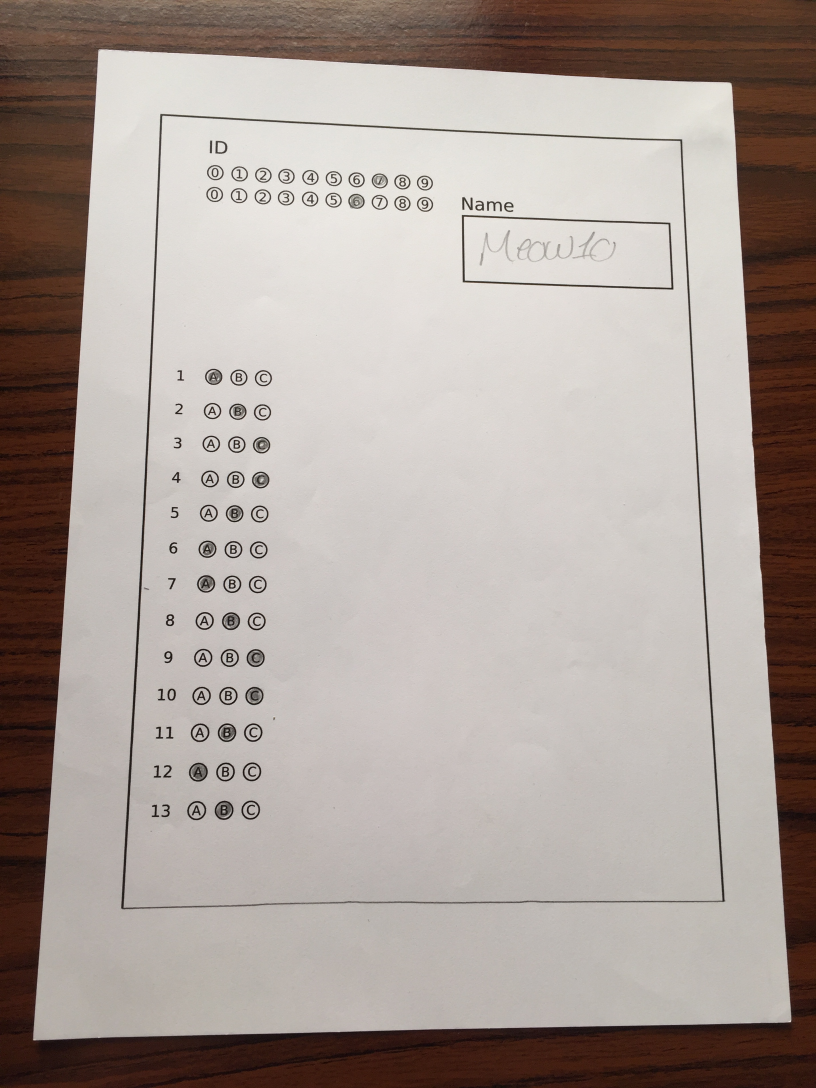
#> input picture 1/ID2Q13CH3-20220106T190109Z-001/ID2Q13CH3/IMG_6228.JPG, 2448 x 3264 px (shown at 1/3 size)
$ jupyter execute grading_sheet.ipynb   (shell and % lines are left out)
#> lines starting #> are read from the running program, lines starting #| are printed output that depends on the picture; after the words box and inside, x2 and y2 are one past the last pixel; in counts of white or black regions, pixels touching at a corner belong together
### Bubble Sheet/commonfunctions.py
import cv2
from imutils import grab_contours, contours
import skimage.io as io
import matplotlib.pyplot as plt
import numpy as np
from skimage.exposure import histogram
from matplotlib.pyplot import bar
from skimage.color import rgb2gray,rgb2hsv

# Convolution:
from scipy.signal import convolve2d
from scipy import fftpack
import math

from skimage.util import random_noise, invert
from skimage.filters import median, gaussian
from skimage.feature import canny
from skimage.measure import label
from skimage.color import label2rgb
from skimage.morphology import dilation, erosion, square, disk, opening
from skimage.transform import hough_circle, hough_circle_peaks


# Edges
from skimage.filters import sobel_h, sobel, sobel_v,roberts, prewitt

# Show the figures / plots inside the notebook
def show_images(images,titles=None):
    #This function is used to show image(s) with titles by sending an array of images and an array of associated titles.
    # images[0] will be drawn with the title titles[0] if exists
    # You aren't required to understand this function, use it as-is.
    n_ims = len(images)
    if titles is None: titles = ['(%d)' % i for i in range(1,n_ims + 1)]
    fig = plt.figure()
    n = 1
    for image,title in zip(images,titles):
        a = fig.add_subplot(1,n_ims,n)
        if image.ndim == 2:
            plt.gray()
        plt.imshow(image)
        a.set_title(title)
        n += 1
    fig.set_size_inches(np.array(fig.get_size_inches()) * n_ims)
    plt.show()


# [6 lines left out: function showHist, not called in this run]

def gamma_correction(image, c, gamma):
    return c * image ** gamma

# [17 lines left out: function global_thresholding, not called in this run]


### 1/ID2Q13CH3-20220106T190109Z-001/ID2Q13CH3/grading_sheet.ipynb
[cell 1]
import cv2
import numpy as np
from commonfunctions import *

[cell 2]
# Load the image
#image = io.imread('IMG_6228.JPG')
#gray = rgb2gray(image)
#edges = canny(gray)
image1 = cv2.imread('IMG_6228.JPG')
#> image1 is the input picture: shape (3264, 2448, 3); mean B, G, R 153.2, 159.2, 170.1
# [51 lines left out: function align_image, not called in this run]

[cell 3]
image = cv2.imread('IMG_6228.JPG')
#aligned_sheet=align_image(image)
#gray = cv2.cvtColor(aligned_sheet, cv2.COLOR_BGR2GRAY)
#show_images([gray,image1])


image = cv2.imread('IMG_6228.JPG')
gray = cv2.cvtColor(image, cv2.COLOR_BGR2GRAY)
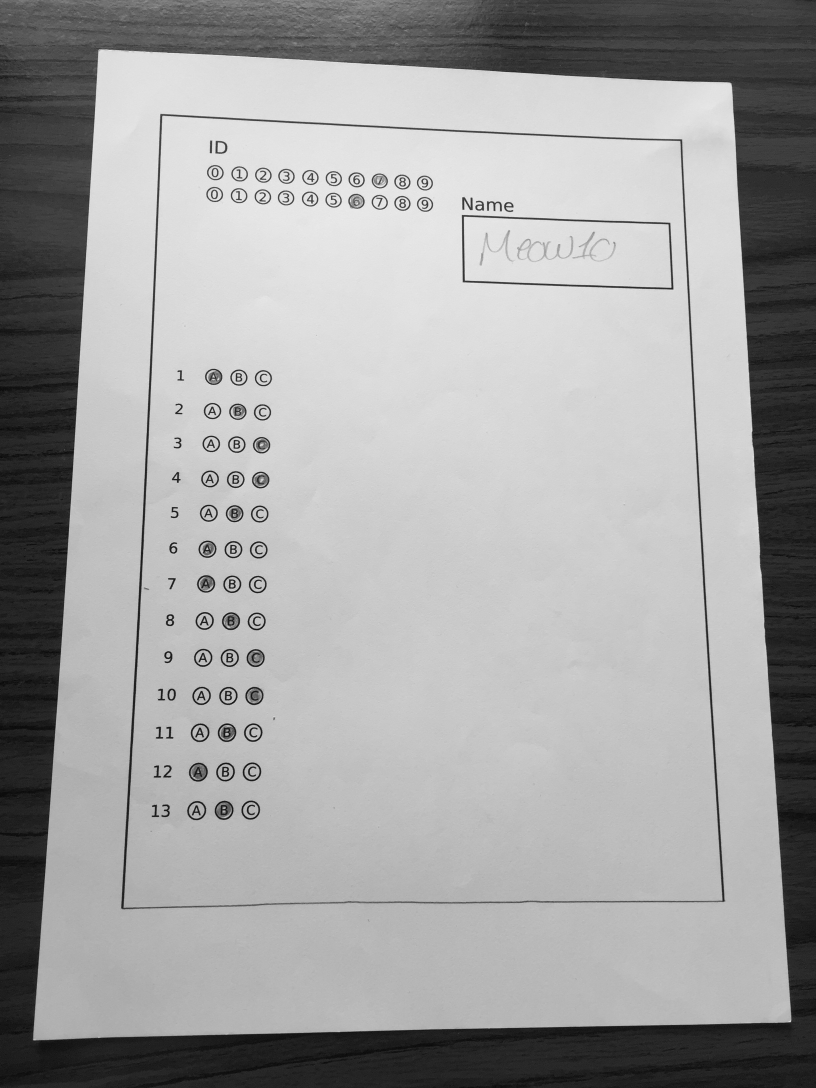
#> gray: shape (3264, 2448) (shown at 1/3 size); min 3, max 254, mean 161.7


blurred = cv2.GaussianBlur(gray, (9, 9), 2)
thresholded = cv2.adaptiveThreshold(
blurred, 255, cv2.ADAPTIVE_THRESH_GAUSSIAN_C, cv2.THRESH_BINARY_INV, 11, 2
)
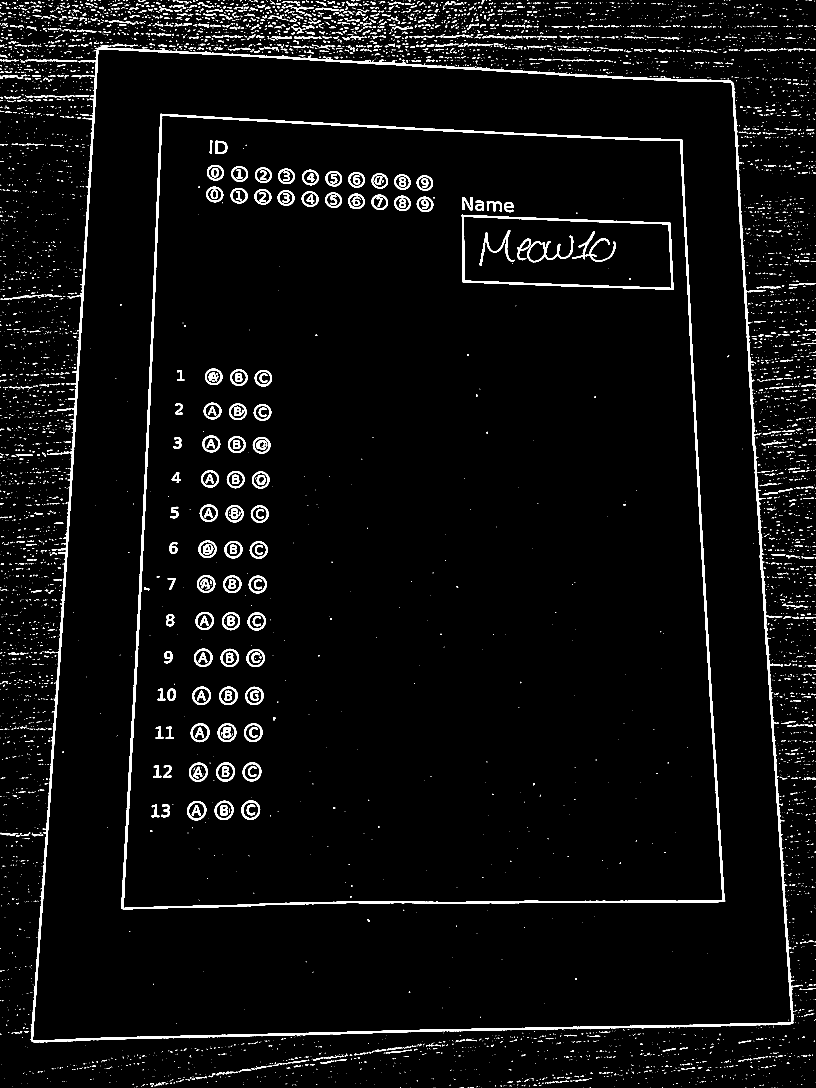
#> thresholded: shape (3264, 2448) (shown at 1/3 size); 3.6% white; 8326 white regions (7035 under 20 px), largest, box (x1, y1, x2, y2) and area: (92, 143, 2384, 3128) 63228, (363, 341, 2176, 2728) 47092, (1385, 644, 2021, 869) 9396


circles = cv2.HoughCircles(
    thresholded,
    cv2.HOUGH_GRADIENT,
    dp=1.0,
    minDist=20,
    param1=50,
    param2=30,
    minRadius=5,
    maxRadius=30
)
#> circles = 59 rows, first 8: [781.5, 1439.5, 25.7], [769.5, 1863.5, 26.7], [675.5, 2315.5, 28.3], [671.5, 2430.5, 23.1], [755.5, 2314.5, 28.3], [751.5, 2430.5, 22.4], [598.5, 2196.5, 29.4], [773.5, 1752.5, 26.1]


if circles is not None:
    circles = np.round(circles[0, :]).astype("int")
#> circles = 59 rows, first 8: [782, 1440, 26], [770, 1864, 27], [676, 2316, 28], [672, 2430, 23], [756, 2314, 28], [752, 2430, 22], [598, 2196, 29], [774, 1752, 26]
    for (x, y, r) in circles:

        cv2.circle(image, (x, y), r, (0, 255, 0), 2)
        cv2.circle(image, (x, y), 2, (0, 0, 255), 3)
#> this loop made 59 passes
#> (x, y, r) on passes 1 to 12: (782, 1440, 26), (770, 1864, 27), (676, 2316, 28), (672, 2430, 23), (756, 2314, 28), (752, 2430, 22), (598, 2196, 29), (774, 1752, 26), (590, 2430, 28), (758, 2196, 28), (694, 1752, 26), (1070, 540, 23)


show_images([image])
#> in show_images, `n_ims = len(images)`: n_ims = 1
#> the loop in show_images, `for image,title in zip(images,titles):` made 1 pass
#> (title, n) on pass 1: ('(1)', 2)
#> after the loop in show_images, `for image,title in zip(images,titles):`: n = 2

$ run again, with 1/ID2Q13CH3-20220106T190109Z-001/ID2Q13CH3/IMG_6229.JPG copied over 1/ID2Q13CH3-20220106T190109Z-001/ID2Q13CH3/IMG_6228.JPG
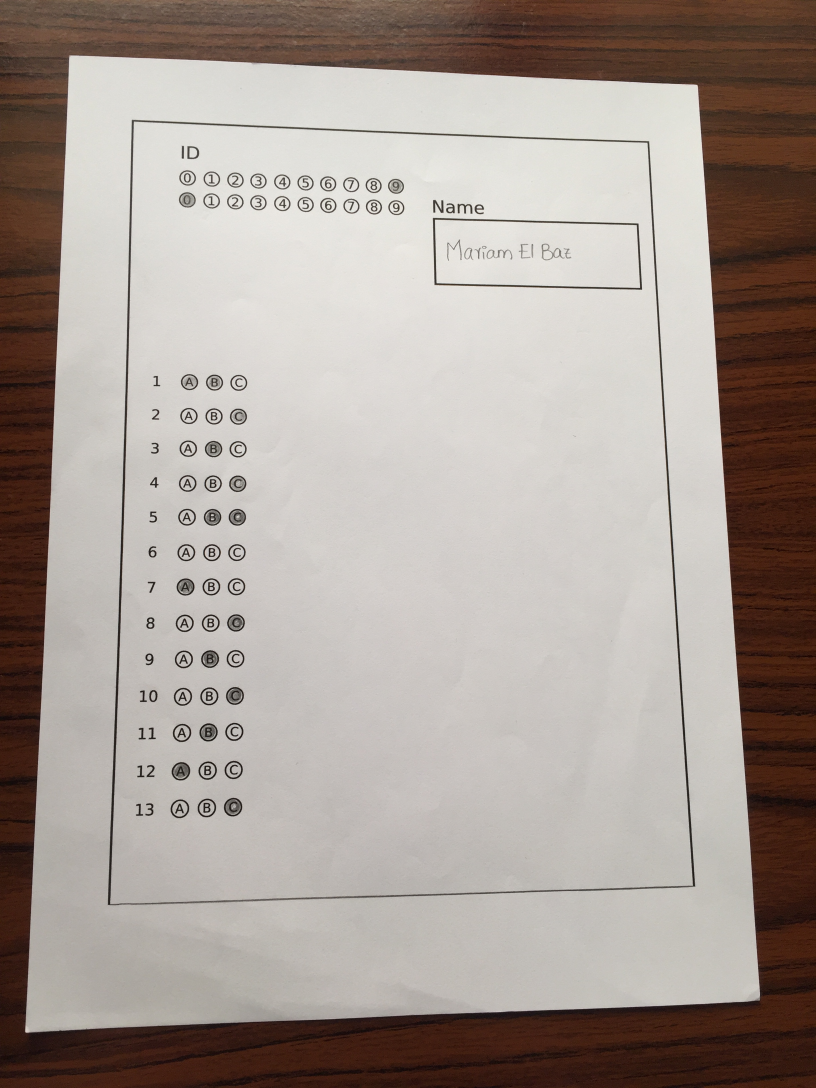
#> input picture 1/ID2Q13CH3-20220106T190109Z-001/ID2Q13CH3/IMG_6229.JPG, 2448 x 3264 px (shown at 1/3 size)
#> image1 is the input picture: shape (3264, 2448, 3); mean B, G, R 149.5, 156.3, 166.8
#> `gray = cv2.cvtColor(image, cv2.COLOR_BGR2GRAY)`:
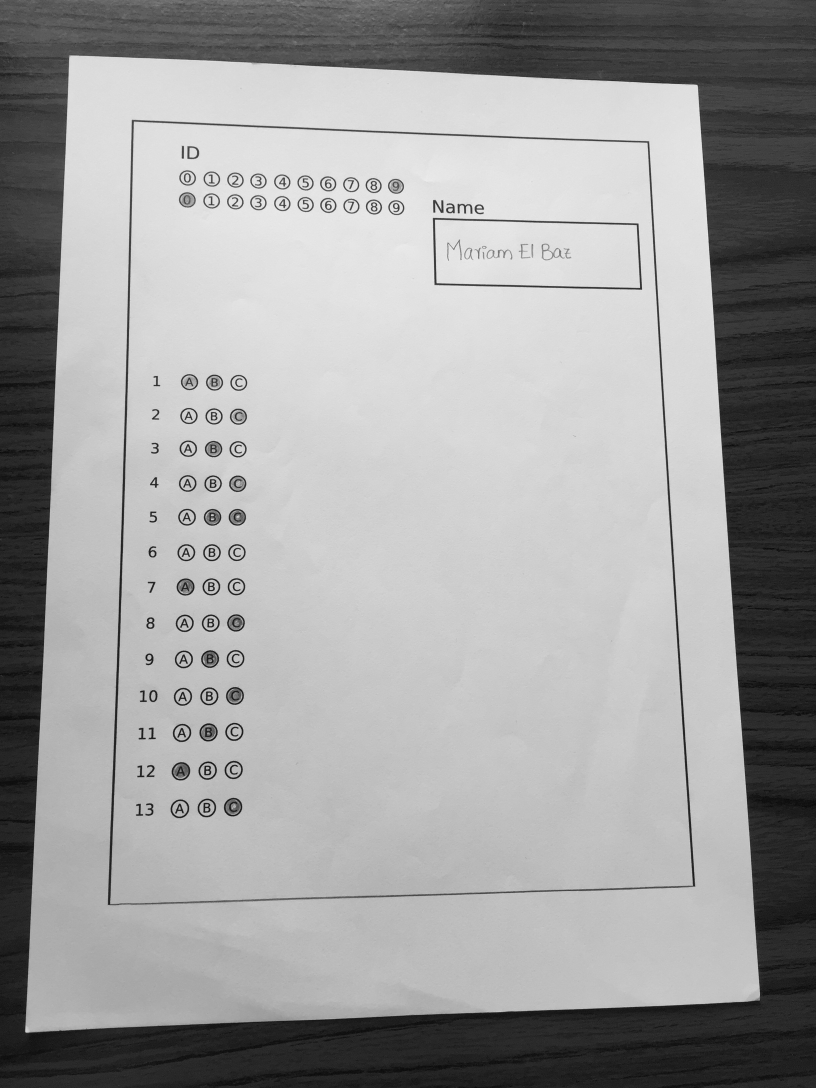
#> gray: shape (3264, 2448) (shown at 1/3 size); min 4, max 253, mean 158.6
#> `thresholded = cv2.adaptiveThreshold( blurred, 255, cv2.ADAPTIVE_THRESH..`:
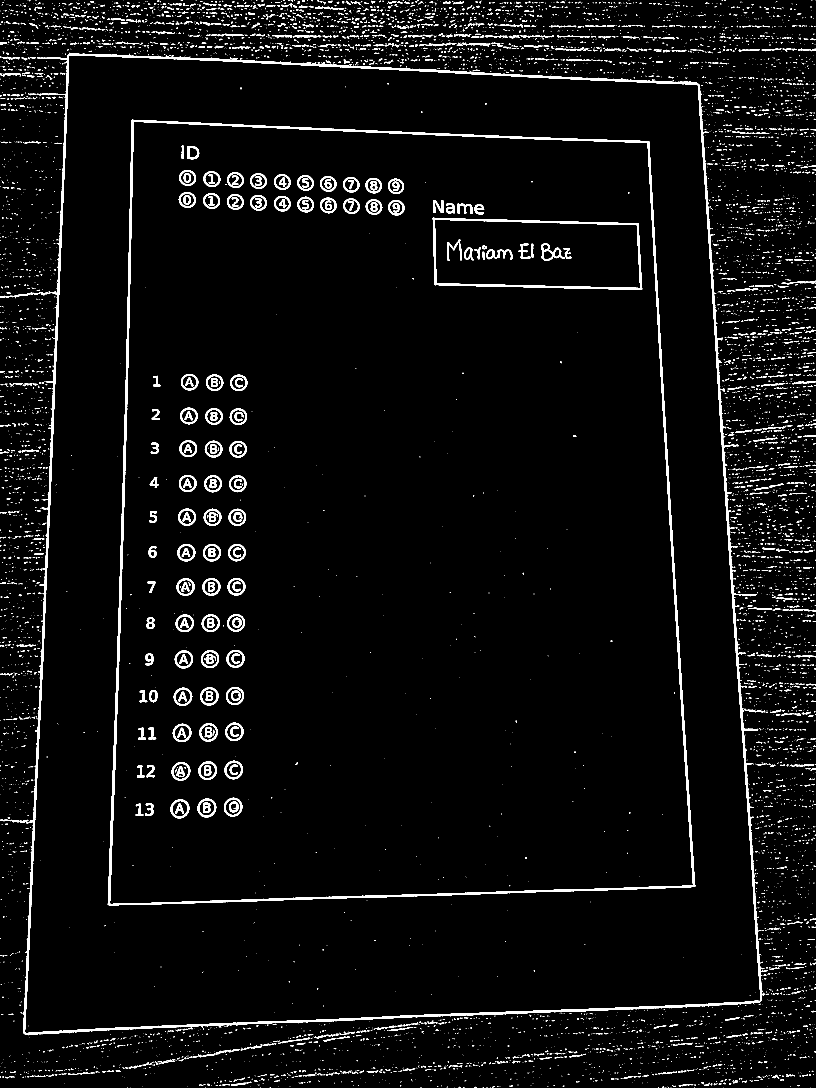
#> thresholded: shape (3264, 2448) (shown at 1/3 size); 3.7% white; 9599 white regions (8232 under 20 px), largest, box (x1, y1, x2, y2) and area: (68, 160, 2303, 3106) 61215, (323, 359, 2086, 2717) 46597, (1298, 653, 1927, 870) 9277
#> `circles = cv2.HoughCircles( thresholded, cv2.HOUGH_GRADIENT, dp=1.0, m..`: circles = 60 rows, first 8: [635.5, 1657.5, 26.1], [700.5, 2309.5, 27.4], [564.5, 1345.5, 25.8], [713.5, 1450.5, 25.2], [640.5, 1347.5, 25.8], [562.5, 1449.5, 25.7], [638.5, 1450.5, 25.4], [707.5, 1868.5, 21.3]
#> `circles = np.round(circles[0, :]).astype("int")`: circles = 60 rows, first 8: [636, 1658, 26], [700, 2310, 27], [564, 1346, 26], [714, 1450, 25], [640, 1348, 26], [562, 1450, 26], [638, 1450, 25], [708, 1868, 21]
#> the loop `for (x, y, r) in circles: ` made 60 passes
#> n_ims = 1
#> the loop in show_images, `for image,title in zip(images,titles):` made 1 pass
#> (title, n) on pass 1: ('(1)', 2)
#> after the loop in show_images, `for image,title in zip(images,titles):`: n = 2
